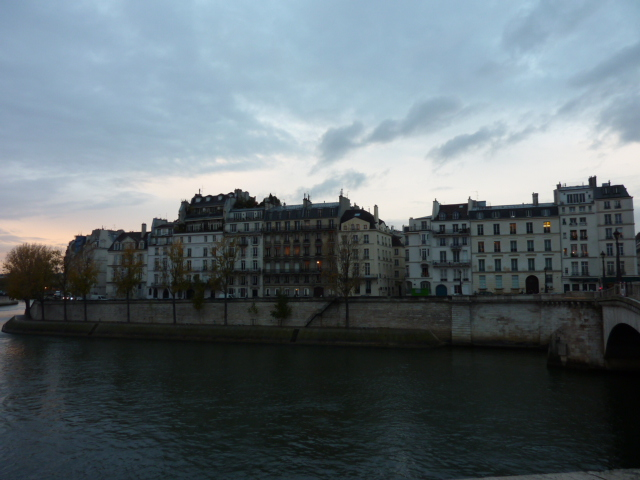
#> input picture gaussian_and_laplacian_pyramids/src/images/paris_c.jpg, 640 x 480 px, given in place of images, which was not available
$ python panorama.py images   (Python 2 division)
#> lines starting #> are read from the running program, lines starting #| are printed output that depends on the picture; after the words box and inside, x2 and y2 are one past the last pixel; in counts of white or black regions, pixels touching at a corner belong together; pictures that were not available may be replaced by others from this repository, and a replacement may not be noted
### gaussian_and_laplacian_pyramids/src/utils.py
import numpy as np


def uint8_to_float32(image: np.ndarray) -> np.ndarray:
    """Convert an image from uint8 format (ranging in [0,255]) to float format (ranging in [0,1]).
    """
    return image.astype(np.float32) / 255.0


def float32_to_uint8(image: np.ndarray) -> np.ndarray:
    """Convert an image from float format (ranging in [0,1]) to uint8 format (ranging in [0,255]).
    """
    return np.clip(np.round(image * 255), 0, 255).astype(np.uint8)

### gaussian_and_laplacian_pyramids/src/panorama.py
import cv2 as cv
import numpy as np
from utils import float32_to_uint8, uint8_to_float32
from pathlib import Path
from typing import Optional


def add_weights_channel(image: np.ndarray, border_size: int = 0) -> np.ndarray:
    """Given an image, add a 4th channel to it that contains weights for blending. The high-level
    idea is that the weights near the borders of the image should be low to reduce visible 'seams'
    where the edge of one image lies near the middle of another.
    """
    h, w = image.shape[:2]
    # Let's say an image is size 200x100. Then, we can't have a 'border' of size bigger than 50
    # because then the size of top+bottom borders would be greater than the height of the image.
    # This line makes sure that the border size is at most half the height and half the width.
    border_size = min(border_size, h // 2, w // 2)

    # The weights_x and weights_y arrays are 1D arrays of size w and h, respectively. They ramp
    # up from 0 to 1 in 'border_size' steps, then stay at 1 for the middle section of the image,
    # then ramp back down to 0 in 'border_size' steps.
    # Graphically, the weights look like this:
    #
    #    /-----------------\
    #   /                   \
    #  /                     \
    #  <-> size of this 'ramp' is 'border_size'
    weights_x = np.hstack(
        [
            np.linspace(0, 1, border_size),
            np.ones(w - 2 * border_size),
            np.linspace(1, 0, border_size),
        ]
    )
    weights_y = np.hstack(
        [
            np.linspace(0, 1, border_size),
            np.ones(h - 2 * border_size),
            np.linspace(1, 0, border_size),
        ]
    )
    weights_xy = np.minimum(weights_y[:, np.newaxis], weights_x[np.newaxis, :]).astype(np.float32)
    return np.dstack((image, weights_xy))


def apply_homography(h: np.ndarray, points: np.ndarray) -> np.ndarray:
    """
    Given a 3x3 homography matrix and an 2xn array of 2D points (each point as a column vector),
    return the new 2xn array of points after applying the homography.
    """
    _, n = points.shape
    points_augmented = np.vstack((points, np.ones((1, n))))
    # Matrix multiplication of h with points_augmented. The '@' operator is a built-in python
    # operator which numpy interprets as 'matrix multiplication'.
    new_points = h @ points_augmented
    new_points = new_points[:2] / new_points[2]
    return new_points


def homography_then_translate(homog: np.ndarray, translate: tuple[float, float]) -> np.ndarray:
    """Given a 3x3 homography matrix 'homog' that will map from coordinates x to coordinates y like
    y = homog @ x, return a new homography matrix homog2 such that y2 = homog2 @ x is equivalent to
    y2 = homog @ x + t for the given translation vector t. In other words, this function combines
    "homography followed by translation" into a single homography matrix.
    """
    # Make 'translator' - another 3x3 homography matrix that *just* does translation
    translator = np.eye(3)
    translator[:2, 2] = np.array(translate)
    # The idea is that translator @ (homog @ x) is the same as (homog @ x) + translate, and we can
    # group the parentheses differently to get (translator @ homog) @ x
    return translator @ homog


def calculate_bounding_box_of_warps(homographies, images):
    """Given a list of homography matrices and a list of images, compute the bounding box of the
    warped images by seeing where their corners land after warping.

    To do this, we'll compute the new 2D location of the *corners* of each image. Then, we'll
    compute the bounding box of all of those points.

    Returns the (left, top, width, height) of the bounding box.
    """
    warped_corners = np.hstack(
        [
            apply_homography(
                h,
                np.array(
                    [[0, 0], [im.shape[1], 0], [0, im.shape[0]], [im.shape[1], im.shape[0]]]
                ).T,
            )
            for h, im in zip(homographies, images)
        ]
    )
    # Compute the bounding box that contains all the warped corners
    left = int(np.floor(np.min(warped_corners[0])))
    right = int(np.ceil(np.max(warped_corners[0])))
    top = int(np.floor(np.min(warped_corners[1])))
    bottom = int(np.ceil(np.max(warped_corners[1])))
    w, h = right - left, bottom - top
    return left, top, w, h


def weighted_blend(images: list[np.ndarray]) -> np.ndarray:
    """Given a list of images each with 4 channels (e.g. BGRW or LABW), blend them together using
    the weights in the 4th channel. Return the blended image. In the formulas below, image[i] refers
    to just the first three channels of the i'th image (i.e. BGR or LAB or whatever), and w[i]
    refers to the value in the 4th 'weight' channel of the image.

    Each output pixel will be a weighted average of the two corresponding input pixels, so

        output = sum(w[i] * image[i]) / sum(w)

    Anywhere that sum(w) is zero, the outputs will be zero.
    """
    weights = [im[:, :, 3:] for im in images]
    images = [im[:, :, :3] for im in images]
    sum_of_weights = np.sum(weights, axis=0)
    sum_of_weights[sum_of_weights == 0] = 1  # Avoid divide by zero
    return np.sum([w * im for w, im in zip(weights, images)], axis=0) / sum_of_weights


def my_find_homography(points1: np.ndarray, points2: np.ndarray) -> np.ndarray:
    """Given two sets of points (nx2 arrays), compute the 3x3 homography that maps the first to
    the second.
    """
    n = points1.shape[0]
    assert n == points2.shape[0] and n >= 4, "Both sets of points must have at least 4 points"
    # Build the design matrix
    design_matrix = np.zeros((2 * n, 8))
    b = np.zeros((2 * n,))
    for i in range(n):
        x, y = points1[i]
        u, v = points2[i]
        design_matrix[2 * i] = [x, y, 1, 0, 0, 0, -u * x, -u * y]
        design_matrix[2 * i + 1] = [0, 0, 0, x, y, 1, -v * x, -v * y]
        b[2 * i] = u
        b[2 * i + 1] = v

    # Solve for the homography vector 'h' that minimizes the error in the least squares sense
    h, residuals, rank, s = np.linalg.lstsq(design_matrix, b, rcond=None)

    # Reshape 'h' to a 3x3 matrix and set the bottom-right element to 1
    homography_matrix = np.append(h, 1).reshape((3, 3))

    return homography_matrix


def find_homography_ransac(
    points_src: np.ndarray, points_dst: np.ndarray, n_iters: int = 1000, threshold: float = 3.0
) -> np.ndarray:
    """Given two sets of points (nx2 arrays), compute the 3x3 homography that maps the first
    (source) coordinates to the second (destination) coordinates. This function should use RANSAC to
    robustly handle outliers. The 'n_iters' parameter is the number of RANSAC iterations to perform.
    See the README.pdf instructions and online resources for more details.

    You may not use any OpenCV functions here. You should use the my_find_homography function
    above to compute the homography for each randomly sampled subset (rather than calling
    cv.findHomography()).
    """
    # raise NotImplementedError(
    # "Your code here (~11 lines in the answer key not counting comments)")
    best_inlier_count = 0
    best_indices = []
    H_best = None

    for _ in range(n_iters):
        # Randomly sample 4 indices
        idx = np.random.choice(len(points_src), size=4, replace=False)

        # Select corresponding points
        src_sample = points_src[idx]
        dst_sample = points_dst[idx]

        # Compute homography for the sampled points
        H = my_find_homography(src_sample, dst_sample)

        # Apply homography to all source points
        transformed_points = apply_homography(H, points_src.T)

        # Compute distances between transformed points and destination points
        distances = np.linalg.norm(transformed_points.T - points_dst, axis=1)

        # Count inliers
        inlier_indices = np.where(distances < threshold)[0]
        inlier_count = len(inlier_indices)

        # Check if current set of inliers is the best so far
        if inlier_count > best_inlier_count:
            best_inlier_count = inlier_count
            best_indices = inlier_indices
            # Recompute homography using all inliers
            H_best = my_find_homography(points_src[best_indices], points_dst[best_indices])
    return H_best


def get_matching_points(
    image_ref: np.ndarray, image_query: np.ndarray
) -> tuple[np.ndarray, np.ndarray]:
    """Given a pair of images, return a tuple of (reference points, query points), where each set
    of points is an (n, 2) sized array of keypoint locations such that points_r[i] is the closest
    match (according to descriptors, disregarding spatial location) to points_q[i]. Returns one
    match for each keypoint in the query image (its closest match in the reference image).

    For more information, see the OpenCV tutorial here:
    https://opencv2-python-tutorials.readthedocs.io/en/latest/py_tutorials/py_feature2d/py_matcher/py_matcher.html
    """
    sift = cv.SIFT.create()
    kp_r, des_r = sift.detectAndCompute(image_ref, mask=None)
    kp_q, des_q = sift.detectAndCompute(image_query, mask=None)

    matcher = cv.FlannBasedMatcher.create()
    matches = matcher.match(trainDescriptors=des_r, queryDescriptors=des_q)

    points_ref = np.array([kp_r[m.trainIdx].pt for m in matches])
    points_q = np.array([kp_q[m.queryIdx].pt for m in matches])
    return points_ref, points_q


def stitch(
    images: list[np.ndarray],
    reference_image_index: int,
    border_blend_size: int,
) -> np.ndarray:
    """This function puts all the pieces together and returns a composited panorama image. The
    'images' list contains the images to stitch together. The 'reference_image_index' is the
    index of the image that will be used as the reference coordinate system for the output
    panorama. The 'border_blend_size' is the size of the border blending region in pixels.
    """
    # Get matching points between each image and the reference image. point_pairs[i] will contain
    # (reference_points, image_points) for the i'th image compared to the reference image.
    point_pairs = [get_matching_points(images[reference_image_index], im) for im in images]

    # Compute 3x3 homography matrix that maps from images[i]'s coordinate system to image[ref]'s
    # coordinate system where image[ref] is the reference image and images[i] is any other image.
    homographies = [find_homography_ransac(pts_i, pts_ref) for pts_ref, pts_i in point_pairs]

    # Convert images to floating point representation so that we don't have to worry about overflow
    # or underflow while doing math.
    images = [uint8_to_float32(im) for im in images]

    # Create the 'weights' for each pixel in each image as a 4th channel.
    images = [add_weights_channel(im, border_blend_size) for im in images]

    # Next, we need to calculate how big of an output image we need to hold all the warped images.
    left, top, new_w, new_h = calculate_bounding_box_of_warps(homographies, images)

    # We can't use negative rows/cols to index into images. If 'left' or 'top' is negative, then
    # we need to adjust all the homography matrices so that they add back in a translation of
    # (|left|, |top|). This will shift all the images to the right and/or down so that the top-left
    # corner of the combined image is at (0, 0).
    x_shift, y_shift = max(0, -left), max(0, -top)
    homographies = [homography_then_translate(h, (x_shift, y_shift)) for h in homographies]

    # Warp all images (plus their 4th 'weights' channel) into the new coordinate system
    warped = [cv.warpPerspective(im, h, (new_w, new_h)) for h, im in zip(homographies, images)]

    # Blend the warped images together using the weights in the 4th channel (note that the weights
    # were also transformed by the homography)
    stitched = weighted_blend(warped)

    return float32_to_uint8(stitched)


def main(
    images: list[np.ndarray], reference_index: int, border_size: int, output: Optional[Path] = None
):
    panorama = stitch(images, reference_index, border_size)

    if output is not None:
        output.parent.mkdir(parents=True, exist_ok=True)
        cv.imwrite(str(output), panorama)
    else:
        cv.imshow("Panorama", panorama)
        cv.waitKey(0)
        cv.destroyAllWindows()


if __name__ == "__main__":
    import argparse

    parser = argparse.ArgumentParser()
    parser.add_argument("images", type=Path, nargs="+", help="Space-separated paths to the images")
    parser.add_argument(
        "-b", "--border-size", type=int, default=50, help="Size of the border blend"
    )
    parser.add_argument(
        "-r", "--reference-index", type=int, default=0, help="Index of the reference image"
    )
    parser.add_argument(
        "-o", "--output", type=Path, default=None, help="Path to save the combined image"
    )
    args = parser.parse_args()

    for i, image in enumerate(args.images):
        if not image.exists():
            raise FileNotFoundError(f"Image {i + 1} does not exist: {image}")
        else:
            args.images[i] = cv.imread(str(image))

    main(**vars(args))
#> in get_matching_points, `kp_r, des_r = sift.detectAndCompute(image_ref, mask=None)`: kp_r = 901 keypoints; strongest (x, y, size): (592, 180, 5.2), (535, 196, 4.2), (148, 229, 3.6), (376, 207, 2.8)
#> in get_matching_points, image_ref is the input picture: shape (480, 640, 3); mean B, G, R 113.3, 107.8, 96.4
#> in get_matching_points, `kp_q, des_q = sift.detectAndCompute(image_query, mask=None)`: kp_q has the same summary as kp_r
#> in get_matching_points, `matches = matcher.match(trainDescriptors=des_r, queryDescriptors=des_q)`: matches = 901 matches
#> in get_matching_points, `points_ref = np.array([kp_r[m.trainIdx].pt for m in matches])`: points_ref = 901 pairs, first value 2.48 to 635.8, second value 116.9 to 476
#> in get_matching_points, `points_q = np.array([kp_q[m.queryIdx].pt for m in matches])`: points_q has the same summary as points_ref
#> in stitch, `point_pairs = [get_matching_points(images[reference_image_index], im) ..`: point_pairs = 1 item
#> in stitch, `homographies = [find_homography_ransac(pts_i, pts_ref) for pts_ref, pt..`: homographies = [[[1, -2.15e-14, 4.44e-12], [2.34e-15, 1, -1.1e-12], [-4.5e-18, 2.52e-17, 1]]]
#> in stitch, `images = [uint8_to_float32(im) for im in images]`: images = 1 item
#> in calculate_bounding_box_of_warps, `warped_corners = np.hstack( [ apply_homography( h, np.array( [[0, 0], ..`: warped_corners = [[4.44e-12, 640, -5.87e-12, 640], [-1.1e-12, 3.93e-13, 480, 480]]
#> in calculate_bounding_box_of_warps, `left = int(np.floor(np.min(warped_corners[0])))`: left = -1
#> in calculate_bounding_box_of_warps, `right = int(np.ceil(np.max(warped_corners[0])))`: right = 641
#> in calculate_bounding_box_of_warps, `top = int(np.floor(np.min(warped_corners[1])))`: top = -1
#> in calculate_bounding_box_of_warps, `bottom = int(np.ceil(np.max(warped_corners[1])))`: bottom = 480
#> in calculate_bounding_box_of_warps, `w, h = right - left, bottom - top`: w = 642; h = 481
#> in stitch, `left, top, new_w, new_h = calculate_bounding_box_of_warps(homographies..`: left = -1; new_w = 642; new_h = 481
#> in stitch, `x_shift, y_shift = max(0, -left), max(0, -top)`: x_shift = 1
#> in stitch, `homographies = [homography_then_translate(h, (x_shift, y_shift)) for h..`: homographies = [[[1, -2.15e-14, 1], [2.33e-15, 1, 1], [-4.5e-18, 2.52e-17, 1]]]
#> in stitch, `warped = [cv.warpPerspective(im, h, (new_w, new_h)) for h, im in zip(h..`: warped = 1 item
#> in weighted_blend, `sum_of_weights = np.sum(weights, axis=0)`:
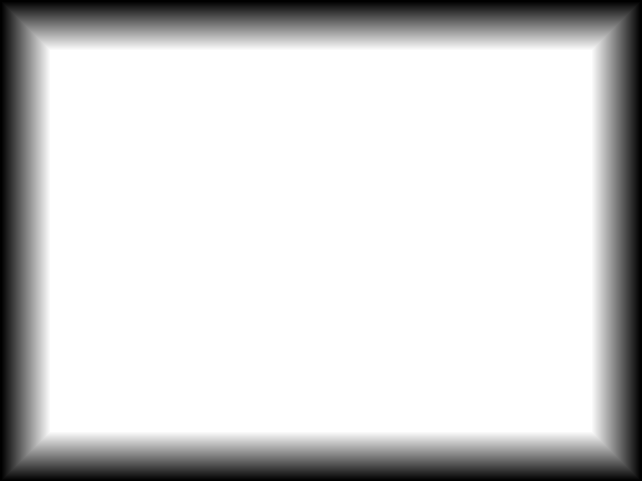
#> sum_of_weights: shape (481, 642, 1) float32; min 0, max 1, mean 0.824
#> in weighted_blend, `sum_of_weights[sum_of_weights == 0] = 1`:
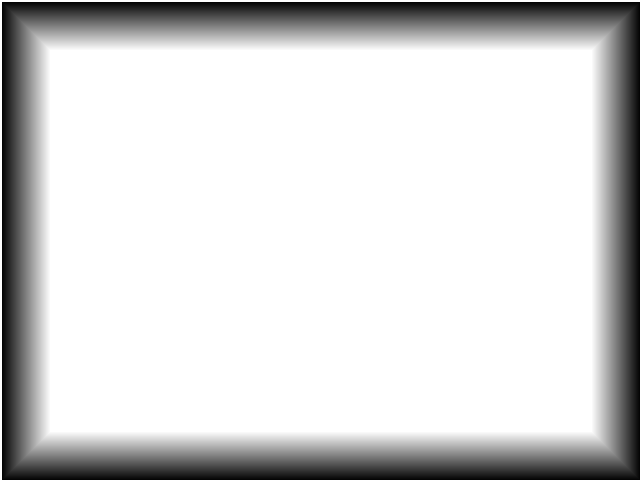
#> sum_of_weights: shape (481, 642, 1) float32; 1.24% of pixels changed, all inside (x1, y1, x2, y2) = (0, 0, 642, 481)
#> in weighted_blend, `return np.sum([w * im for w, im in zip(weights, images)], axis=0) / su..`:
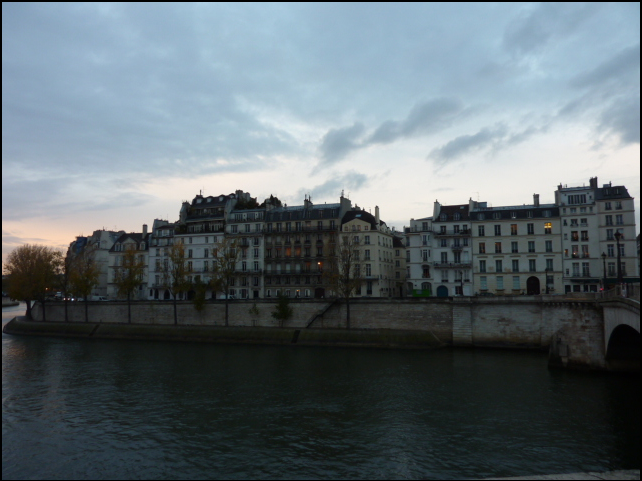
#> returned value: shape (481, 642, 3) float32; mean of channels 0, 1, 2 0.439, 0.418, 0.374; drawn as B, G, R

$ run again, on gaussian_and_laplacian_pyramids/src/images/scene01.jpg
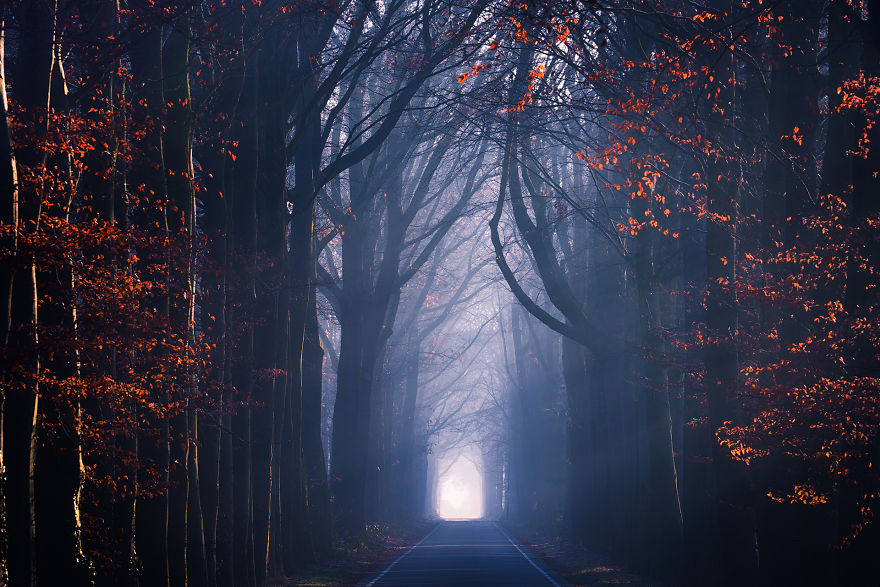
#> input picture gaussian_and_laplacian_pyramids/src/images/scene01.jpg, 880 x 587 px, given in place of images, which was not available
#> kp_r = 1561 keypoints; strongest (x, y, size): (551, 57, 2), (587, 40, 2.1), (556, 108, 2), (6, 107, 2.4)
#> in get_matching_points, image_ref is the input picture: shape (587, 880, 3); mean B, G, R 71, 52.2, 50.1
#> kp_q has the same summary as kp_r
#> matches = 1561 matches
#> points_ref = 1561 pairs, first value 3.13 to 875.4, second value 2.36 to 581.6
#> points_q has the same summary as points_ref
#> point_pairs = 1 item
#> in stitch, `homographies = [find_homography_ransac(pts_i, pts_ref) for pts_ref, pt..`: homographies = [[[1, 3.4e-16, -1.94e-13], [4.54e-16, 1, 6.45e-14], [6.83e-19, -5.1e-18, 1]]]
#> in stitch, `images = [uint8_to_float32(im) for im in images]`: images = 1 item
#> warped_corners = [[-1.94e-13, 880, 5.73e-15, 880], [6.45e-14, 4.64e-13, 587, 587]]
#> in calculate_bounding_box_of_warps, `left = int(np.floor(np.min(warped_corners[0])))`: left = -1
#> right = 881
#> in calculate_bounding_box_of_warps, `top = int(np.floor(np.min(warped_corners[1])))`: top = 0
#> bottom = 588
#> w = 882; h = 588
#> in stitch, `left, top, new_w, new_h = calculate_bounding_box_of_warps(homographies..`: left = -1; top = 0; new_w = 882; new_h = 588
#> x_shift = 1; y_shift = 0
#> in stitch, `homographies = [homography_then_translate(h, (x_shift, y_shift)) for h..`: homographies = [[[1, 3.35e-16, 1], [4.54e-16, 1, 6.45e-14], [6.83e-19, -5.1e-18, 1]]]
#> warped = 1 item
#> in weighted_blend, `sum_of_weights[sum_of_weights == 0] = 1`:
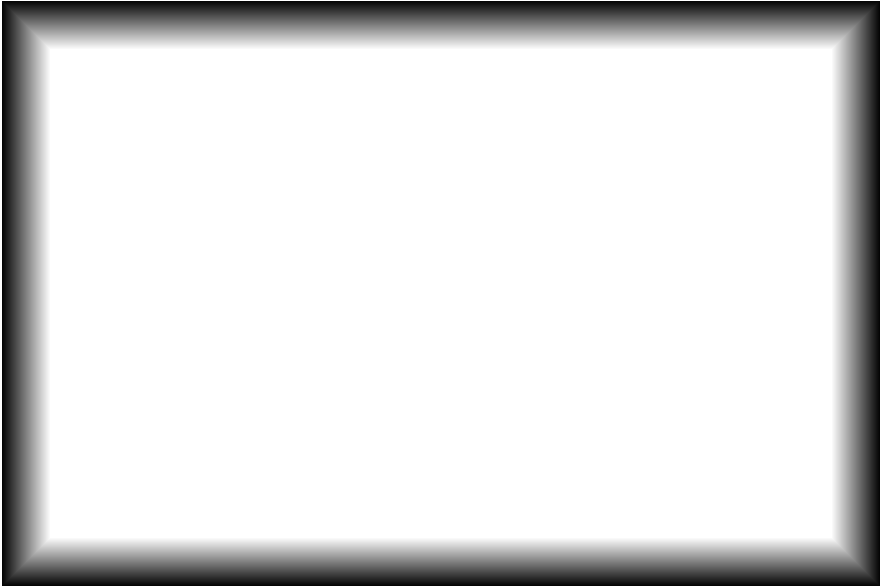
#> sum_of_weights: shape (588, 882, 1) float32; min 0.0204, max 1, mean 0.871
#> in weighted_blend, `return np.sum([w * im for w, im in zip(weights, images)], axis=0) / su..`:
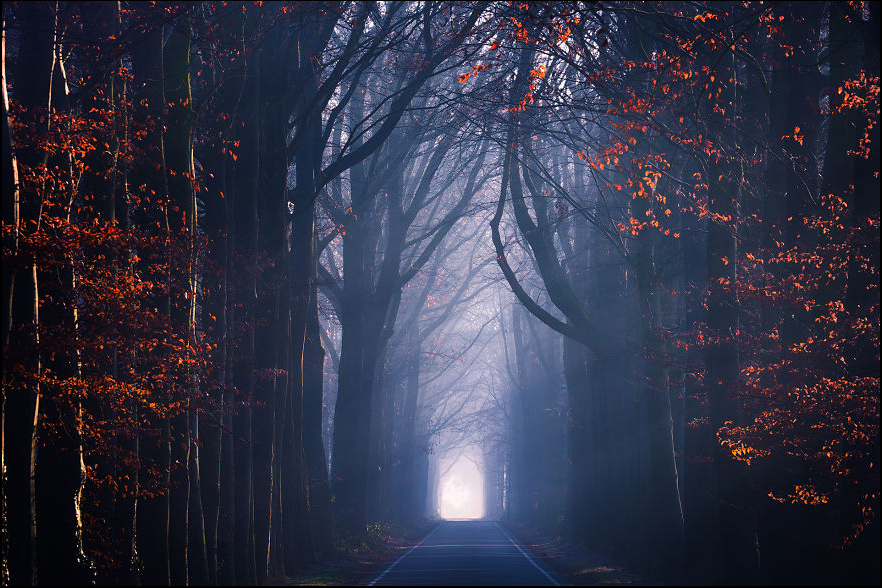
#> returned value: shape (588, 882, 3) float32; mean of channels 0, 1, 2 0.277, 0.204, 0.195; drawn as B, G, R
